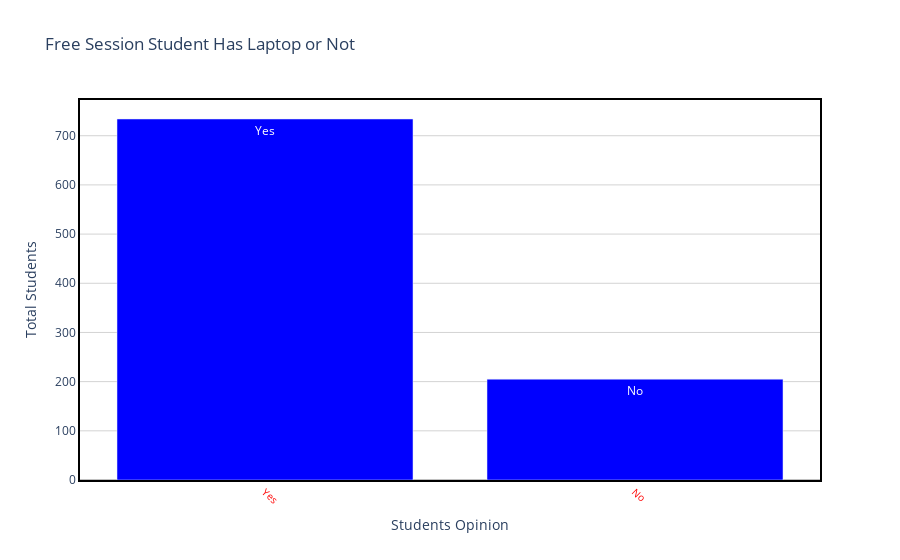

The notebook cell saved with this chart:
### Code cell
#making the trace bar
draw_trace_bar(laptop1,'HasLaptop','laptopcount','Free Session Student Has Laptop or Not', 'Students Opinion','Total Students',"Blue")

### Figure 1 — Plotly figure (JSON) as saved in the notebook; plotly's stock layout.template omitted (floating-point values rounded to 4 significant figures)
{"data": [{"marker": {"color": "Blue"}, "text": ["Yes", "No"], "type": "bar", "x": ["Yes", "No"], "y": [734, 205]}], "layout": {"hovermode": "closest", "paper_bgcolor": "rgba(0, 0, 0, 0)", "plot_bgcolor": "rgba(0, 0, 0, 0)", "title": {"text": "Free Session Student Has Laptop or Not"}, "xaxis": {"linecolor": "black", "linewidth": 2, "mirror": true, "showline": true, "showticklabels": true, "tickangle": 45, "tickfont": {"color": "red", "size": 10}, "title": {"text": "Students Opinion"}, "zeroline": true, "zerolinecolor": "grey", "zerolinewidth": 1}, "yaxis": {"gridcolor": "lightgrey", "linecolor": "black", "linewidth": 2, "mirror": true, "showline": true, "title": {"text": "Total Students"}, "zeroline": true, "zerolinecolor": "grey", "zerolinewidth": 1}}}
